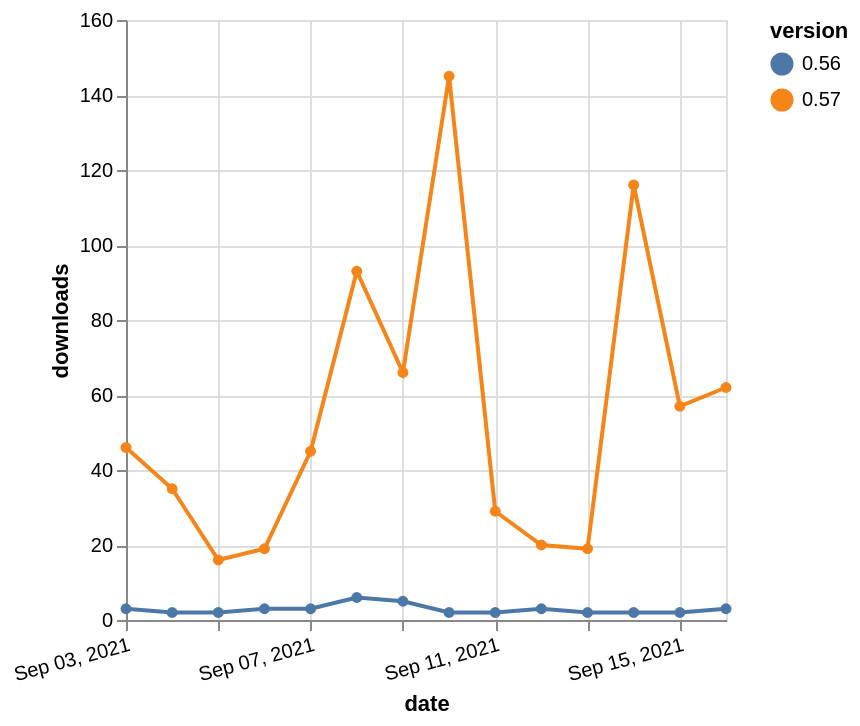

Specify this chart in Vega-Lite:
### Vega-Lite specification from a JSON file in a GitHub repository (floating-point values rounded to 4 significant figures)
{"$schema": "https://vega.github.io/schema/vega-lite/v5.json", "description": "A simple bar chart with embedded data.", "data": {"values": [{"date": "2021-09-03", "total": 20864, "delta": 3, "version": "0.56"}, {"date": "2021-09-04", "total": 20866, "delta": 2, "version": "0.56"}, {"date": "2021-09-05", "total": 20868, "delta": 2, "version": "0.56"}, {"date": "2021-09-06", "total": 20871, "delta": 3, "version": "0.56"}, {"date": "2021-09-07", "total": 20874, "delta": 3, "version": "0.56"}, {"date": "2021-09-08", "total": 20880, "delta": 6, "version": "0.56"}, {"date": "2021-09-09", "total": 20885, "delta": 5, "version": "0.56"}, {"date": "2021-09-10", "total": 20887, "delta": 2, "version": "0.56"}, {"date": "2021-09-11", "total": 20889, "delta": 2, "version": "0.56"}, {"date": "2021-09-12", "total": 20892, "delta": 3, "version": "0.56"}, {"date": "2021-09-13", "total": 20894, "delta": 2, "version": "0.56"}, {"date": "2021-09-14", "total": 20896, "delta": 2, "version": "0.56"}, {"date": "2021-09-15", "total": 20898, "delta": 2, "version": "0.56"}, {"date": "2021-09-16", "total": 20901, "delta": 3, "version": "0.56"}, {"date": "2021-09-03", "total": 60430, "delta": 46, "version": "0.57"}, {"date": "2021-09-04", "total": 60465, "delta": 35, "version": "0.57"}, {"date": "2021-09-05", "total": 60481, "delta": 16, "version": "0.57"}, {"date": "2021-09-06", "total": 60500, "delta": 19, "version": "0.57"}, {"date": "2021-09-07", "total": 60545, "delta": 45, "version": "0.57"}, {"date": "2021-09-08", "total": 60638, "delta": 93, "version": "0.57"}, {"date": "2021-09-09", "total": 60704, "delta": 66, "version": "0.57"}, {"date": "2021-09-10", "total": 60849, "delta": 145, "version": "0.57"}, {"date": "2021-09-11", "total": 60878, "delta": 29, "version": "0.57"}, {"date": "2021-09-12", "total": 60898, "delta": 20, "version": "0.57"}, {"date": "2021-09-13", "total": 60917, "delta": 19, "version": "0.57"}, {"date": "2021-09-14", "total": 61033, "delta": 116, "version": "0.57"}, {"date": "2021-09-15", "total": 61090, "delta": 57, "version": "0.57"}, {"date": "2021-09-16", "total": 61152, "delta": 62, "version": "0.57"}]}, "width": "container", "mark": {"type": "line", "point": {"filled": true}}, "encoding": {"x": {"field": "date", "type": "temporal", "timeUnit": "yearmonthdate", "title": "date", "axis": {"labelAngle": -15}}, "y": {"field": "delta", "type": "quantitative", "title": "downloads"}, "color": {"field": "version", "type": "nominal"}, "tooltip": {"field": "delta"}}}
